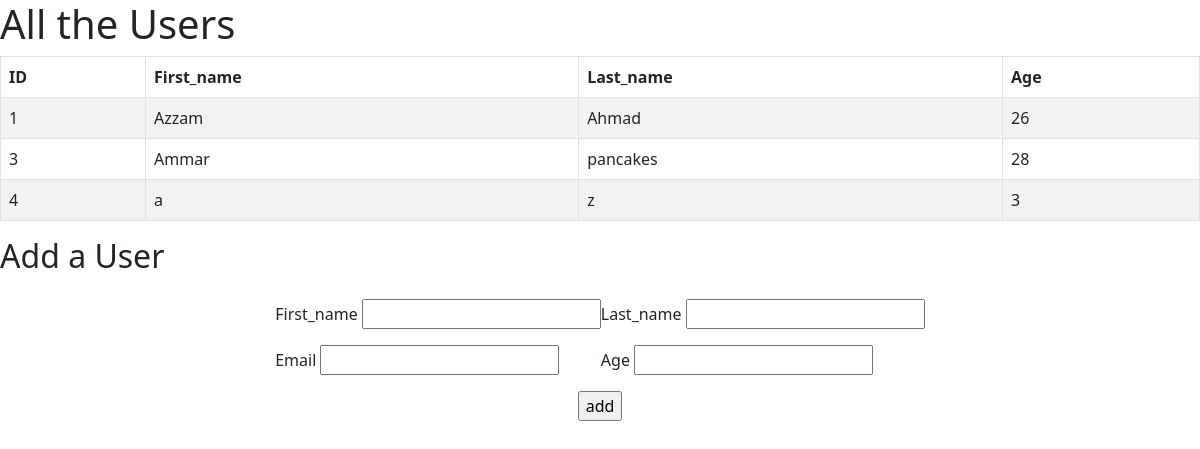
Before: / with the older database file.
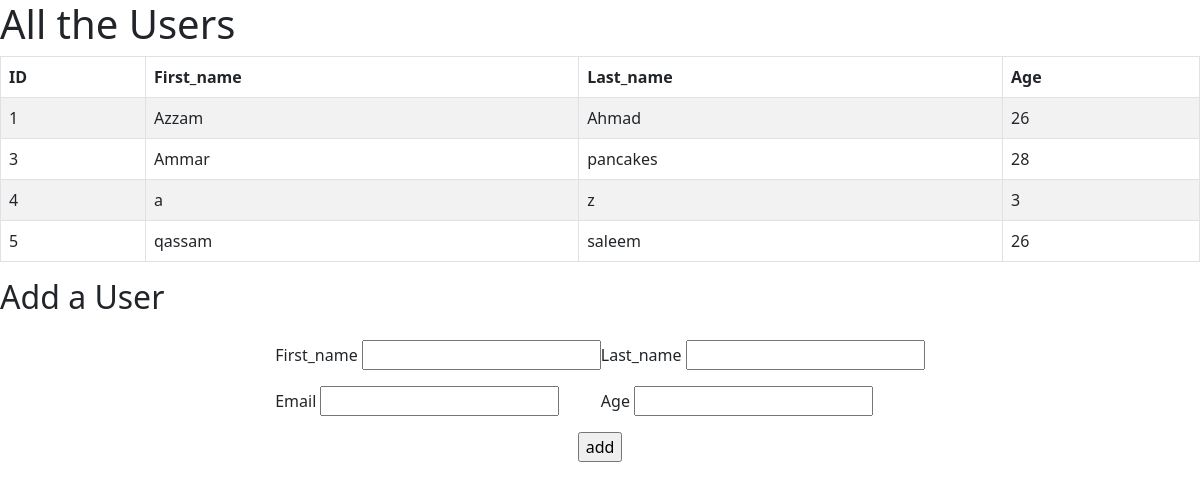
After: the same page with the newer database file.
### users_app/models.py (models this page shows, shortened)
class User(models.Model):
    first_name = models.CharField(max_length=255)
    last_name = models.CharField(max_length=255)
    email_address = models.CharField(max_length=255)
    age = models.IntegerField()
    created_at = models.DateTimeField(auto_now_add=True)
    updated_at = models.DateTimeField(auto_now=True)

### users_app/views.py (the view)
# urls.py: path('',views.index),
def index(request):
    context ={
        'user': User.objects.all()
    }
    return render(request, 'index.html', context)

### users_app/templates/index.html (shortened to what this page needs)
<!DOCTYPE html>
<html lang="en">
<head>
    {% load static %}
    <link rel="stylesheet" href="https://cdn.jsdelivr.net/npm/bootstrap@5.2.3/dist/css/bootstrap.min.css">
</head>
<body>
    <header>
        <h1>All the Users</h1>
    </header>
    <main>
        <table class="table table-striped table-bordered">
            <thead>
                <tr>
                    <th>ID</th>
                    <th>First_name</th>
                    <th>Last_name</th>
                    <th>Age</th>
                </tr>
            </thead>
            <tbody>
                {% for x in user %}
                <tr>
                    <td>{{x.id}}</td>
                    <td>{{x.first_name}}</td>
                    <td>{{x.last_name}}</td>
                    <td>{{x.age}}</td>
                </tr>
                {% endfor %}
            </tbody>
        </table>
        <h2>Add a User</h2>
        <form action="/create_user" method="post" class="d-flex align-items-center flex-column">
            <div class="d-flex justify-content-center">
                <div>
                    <div class="mb-3 mt-3">
                        <label for="first_name">First_name</label>
                        <input type="text" name="first_name" id="first_name">
                    </div>
                    <div class="mb-3 mt-3">
                        <label for="email">Email</label>
                        <input type="email" name="email" id="email">
                    </div>
                </div>
                <div>
                    <div class="mb-3 mt-3">
                        <label for="last_name">Last_name</label>
                        <input type="text" name="last_name" id="last_name">
                    </div>
                    <div class="mb-3 mt-3">
                        <label for="age">Age</label>
                        <input type="number" name="age" id="age">
                    </div>
                </div>
            </div>
            <div>
                <input type="submit" value="add" class="align-self-end">
            </div>
        </form>
    </main>
</body>
</html>

Changed rows visible on the page:
added User: id "5", first_name "qassam", last_name "saleem", age "26"
